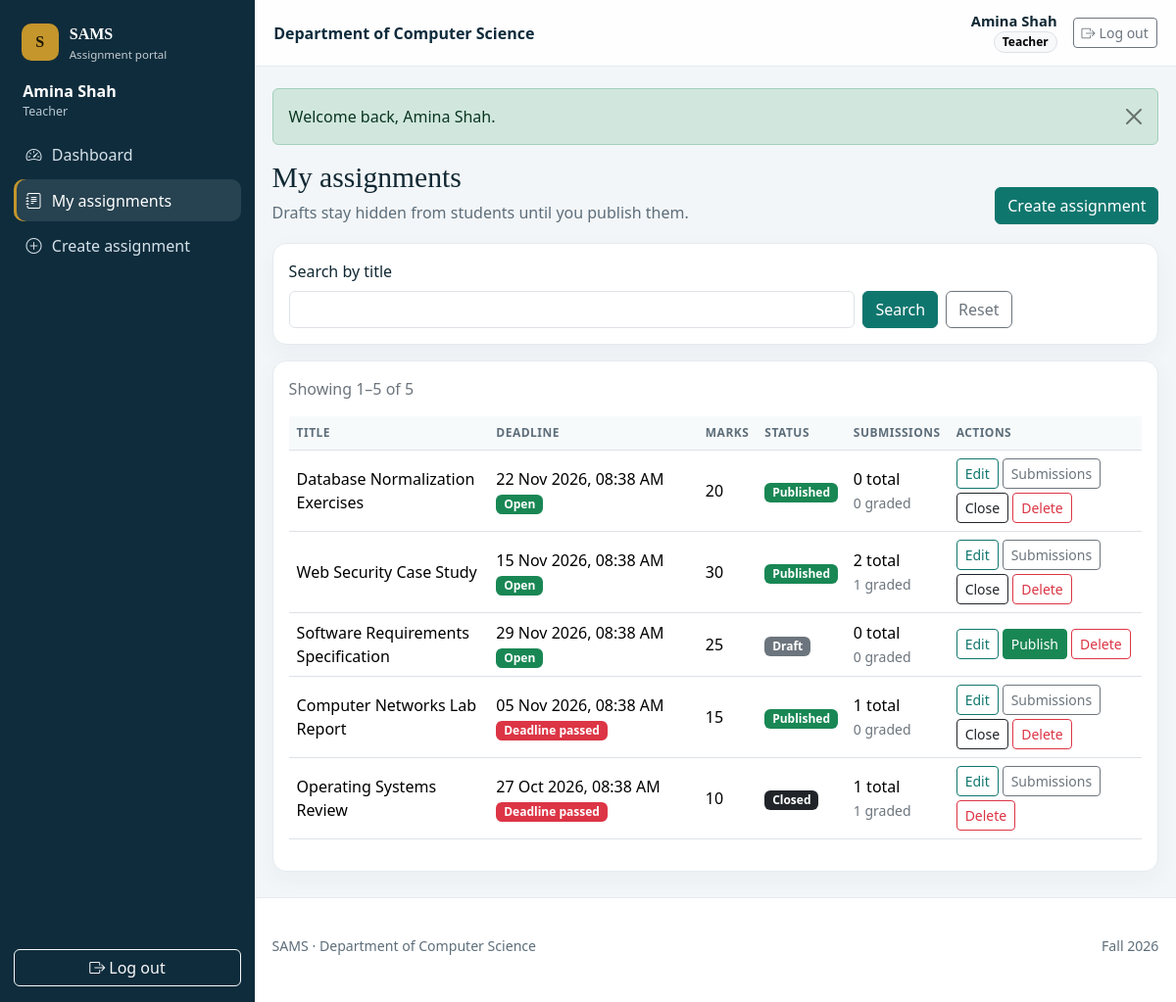
The page /teacher/assignments.php (signed in) on the database its author committed.
### tables this page shows
CREATE TABLE users (
    id INT UNSIGNED NOT NULL AUTO_INCREMENT,
    name VARCHAR(100) NOT NULL,
    email VARCHAR(150) NOT NULL,
    password VARCHAR(255) NOT NULL,
    role ENUM('admin', 'teacher', 'student') NOT NULL,
    status ENUM('active', 'inactive') NOT NULL DEFAULT 'active',
    created_at DATETIME NOT NULL DEFAULT CURRENT_TIMESTAMP,
    updated_at DATETIME NOT NULL DEFAULT CURRENT_TIMESTAMP ON UPDATE CURRENT_TIMESTAMP,
    PRIMARY KEY (id),
    UNIQUE KEY uq_users_email (email),
    KEY idx_users_role (role),
    KEY idx_users_status (status)
);

CREATE TABLE assignments (
    id INT UNSIGNED NOT NULL AUTO_INCREMENT,
    teacher_id INT UNSIGNED NOT NULL,
    title VARCHAR(200) NOT NULL,
    description TEXT NOT NULL,
    deadline DATETIME NOT NULL,
    max_marks DECIMAL(6,2) NOT NULL,
    status ENUM('draft', 'published', 'closed') NOT NULL DEFAULT 'draft',
    created_at DATETIME NOT NULL DEFAULT CURRENT_TIMESTAMP,
    updated_at DATETIME NOT NULL DEFAULT CURRENT_TIMESTAMP ON UPDATE CURRENT_TIMESTAMP,
    PRIMARY KEY (id),
    KEY idx_assignments_teacher (teacher_id),
    KEY idx_assignments_status (status),
    KEY idx_assignments_deadline (deadline),
    CONSTRAINT fk_assignments_teacher FOREIGN KEY (teacher_id) REFERENCES users (id) ON DELETE RESTRICT ON UPDATE CASCADE
);

### teacher/assignments.php (the view, shortened to what the rows shown need)
<?php
require_once __DIR__ . '/../includes/init.php';
require_role('teacher');
$teacherId = (int) current_user()['id'];
$where = 'a.teacher_id = ?';
$params = [$teacherId];
$total = scalar('SELECT COUNT(*) FROM assignments a WHERE ' . $where, $params);
$perPage = 8;
[$page, $pages, $offset] = pager($total, query_int('page', 1), $perPage);
$rows = fetch_all(
    'SELECT a.*,
        (SELECT COUNT(*) FROM submissions s WHERE s.assignment_id = a.id) AS submission_count,
        (SELECT COUNT(*) FROM submissions s WHERE s.assignment_id = a.id AND s.status = \'graded\') AS graded_count
     FROM assignments a
     WHERE ' . $where . '
     ORDER BY a.created_at DESC
     LIMIT ' . $perPage . ' OFFSET ' . $offset,
    $params
);
require __DIR__ . '/../includes/header.php';
page_heading('My assignments', 'Drafts stay hidden from students until you publish them.', '<a class="btn btn-primary" href="' . e(base_url('teacher/create_assignment.php')) . '">Create assignment</a>');
?>
<section class="card-panel">
    <?php if ($rows === []): ?>
        <div class="empty-state"><i class="bi bi-journal-plus"></i>No assignments yet. Create one to get started.</div>
    <?php else: ?>
        <div class="table-responsive">
            <table class="table align-middle">
                <thead><tr><th>Title</th><th>Deadline</th><th>Marks</th><th>Status</th><th>Submissions</th><th>Actions</th></tr></thead>
                <tbody>
                <?php foreach ($rows as $assignment): ?>
                    <?php $id = (int) $assignment['id']; ?>
                    <tr>
                        <td><?= e((string) $assignment['title']) ?></td>
                        <td><?= e(format_dt((string) $assignment['deadline'])) ?> <?= deadline_badge((string) $assignment['deadline']) ?></td>
                        <td><?= e(format_marks($assignment['max_marks'])) ?></td>
                        <td><?= assignment_badge((string) $assignment['status']) ?></td>
                        <td><?= e((string) $assignment['submission_count']) ?> total<br><span class="small text-secondary"><?= e((string) $assignment['graded_count']) ?> graded</span></td>
                        <td>
                            <div class="d-flex flex-wrap gap-1">
                                <a class="btn btn-sm btn-outline-primary" href="<?= e(base_url('teacher/edit_assignment.php?id=' . $id)) ?>">Edit</a>
                                <?php if ((int) $assignment['submission_count'] > 0 || $assignment['status'] !== 'draft'): ?>
                                    <a class="btn btn-sm btn-outline-secondary" href="<?= e(base_url('teacher/submissions.php?assignment_id=' . $id)) ?>">Submissions</a>
                                <?php endif; ?>
                                <?php if ($assignment['status'] === 'draft'): ?>
                                    <form method="post" class="d-inline">
                                        <button class="btn btn-sm btn-success" type="submit">Publish</button>
                                    </form>
                                <?php elseif ($assignment['status'] === 'published'): ?>
                                    <button type="button" class="btn btn-sm btn-outline-dark js-confirm" data-url="<?= e(base_url('teacher/assignments.php')) ?>" data-field="assignment_id" data-id="<?= $id ?>" data-action="close" data-title="Close assignment" data-message="Close this assignment? Students will no longer be able to submit." data-confirm-label="Close assignment" data-confirm-class="btn-dark">Close</button>
                                <?php endif; ?>
                                <button type="button" class="btn btn-sm btn-outline-danger js-confirm" data-url="<?= e(base_url('teacher/delete_assignment.php')) ?>" data-field="assignment_id" data-id="<?= $id ?>" data-action="delete" data-title="Delete assignment" data-message="Delete <?= e((string) $assignment['title']) ?>? Submitted files for this assignment will also be removed." data-confirm-label="Delete assignment" data-confirm-class="btn-danger">Delete</button>
                            </div>
                        </td>
                    </tr>
                <?php endforeach; ?>
                </tbody>
            </table>
        </div>
    <?php endif; ?>
</section>
<?php require __DIR__ . '/../includes/footer.php'; ?>

### includes/header.php (shortened to what the rows shown need)
<?php
require_once __DIR__ . '/navbar.php';
$activeNav = $activeNav ?? '';
$publicLayout = !empty($publicLayout);
$user = current_user();
$siteName = get_setting('site_name', APP_NAME);
$showRegister = registration_open();
?>
<!DOCTYPE html>
<html lang="en">
<head>
    <link rel="stylesheet" href="<?= e(base_url('assets/vendor/bootstrap/css/bootstrap.min.css')) ?>">
    <link rel="stylesheet" href="<?= e(base_url('assets/vendor/bootstrap-icons/bootstrap-icons.min.css')) ?>">
    <link rel="stylesheet" href="<?= e(base_url('assets/css/style.css')) ?>">
</head>
<?php if ($publicLayout): ?>
<body class="layout-public">
<a class="skip-link" href="#content">Skip to content</a>
<div class="public-wrap">
    <nav class="public-nav" aria-label="Public">
        <div class="container public-nav-inner">
            <a class="brand" href="<?= e(base_url('index.php')) ?>">
                <span class="brand-mark">S</span>
                <span><strong><?= e(APP_SHORT) ?></strong><small><?= e($siteName) ?></small></span>
            </a>
            <div class="d-flex gap-2">
                <?php if ($user !== null): ?>
                    <a class="btn btn-sm btn-outline-light" href="<?= e(base_url(dashboard_route())) ?>">Dashboard</a>
                    <?= logout_button('btn btn-sm btn-warning') ?>
                <?php else: ?>
                    <a class="btn btn-sm btn-outline-light" href="<?= e(base_url('auth/login.php')) ?>">Log in</a>
                    <?php if ($showRegister): ?>
                        <a class="btn btn-sm btn-warning" href="<?= e(base_url('auth/register.php')) ?>">Register</a>
                    <?php endif; ?>
                <?php endif; ?>
            </div>
        </div>
    </nav>
    <main id="content" class="container py-4 py-lg-5">
        <?php render_flash(); ?>
<?php else: ?>
<body class="layout-app" data-max-upload="<?= (int) MAX_UPLOAD_BYTES ?>">
<?php render_sidebar($activeNav); ?>
<div class="app-main">
    <header class="topbar">
        <div class="ms-auto d-flex align-items-center gap-3">
            <?php if ($user !== null): ?>
                <div class="text-end d-none d-sm-block">
                    <div class="user-name"><?= e((string) $user['name']) ?></div>
                    <span class="badge rounded-pill text-bg-light border"><?= e(role_label((string) $user['role'])) ?></span>
                </div>
            <?php endif; ?>
        </div>
    </header>
    <main id="content" class="content">
        <div class="container-fluid page-wrap">
<?php endif; ?>

### includes/navbar.php (shortened to what the rows shown need)
<?php
function render_sidebar(string $activeNav): void
{
    $user = current_user();
    echo '<aside class="sidebar d-none d-lg-flex">';
    if ($user !== null) {
        echo '<div class="sidebar-user"><div class="user-name">' . e((string) $user['name']) . '</div><div class="user-role">' . e(role_label((string) $user['role'])) . '</div></div>';
    }
    echo '</aside>';
}

### includes/functions.php (shortened to what the rows shown need)
<?php
function e(null|string|int|float $value): string
{
    return htmlspecialchars((string) $value, ENT_QUOTES | ENT_SUBSTITUTE, 'UTF-8');
}
function normalize_path(string $path): string
{
    $path = str_replace('\\', '/', $path);
    return rtrim($path, '/');
}
function base_url(string $path = ''): string
{
    static $base = null;
    if ($base === null) {
        $base = detect_base_path();
    }
    $path = ltrim($path, '/');
    return ($base === '' ? '' : $base) . '/' . $path;
}
function detect_base_path(): string
{
    $scriptName = str_replace('\\', '/', (string) ($_SERVER['SCRIPT_NAME'] ?? ''));
    $appRoot = realpath(APP_ROOT);
    $scriptFile = realpath((string) ($_SERVER['SCRIPT_FILENAME'] ?? ''));
    $appNorm = normalize_path($appRoot);
    $scriptNorm = normalize_path($scriptFile);
    $relative = substr($scriptNorm, strlen($appNorm));
    $scriptLower = strtolower($scriptName);
    $relativeLower = strtolower($relative);
    if (str_ends_with($scriptLower, $relativeLower)) {
        return rtrim(substr($scriptName, 0, strlen($scriptName) - strlen($relative)), '/');
    }
    return '/sams';
}
function query_int(string $key, int $default = 0): int
{
    $value = $_GET[$key] ?? null;
    if (!is_scalar($value) || preg_match('/^-?\d+$/', (string) $value) !== 1) {
        return $default;
    }
    return (int) $value;
}
function scalar(string $sql, array $params = []): int
{
    $statement = db()->prepare($sql);
    $statement->execute($params);
    return (int) $statement->fetchColumn();
}
function fetch_one(string $sql, array $params = []): ?array
{
    $statement = db()->prepare($sql);
    $statement->execute($params);
    $row = $statement->fetch();
    return $row === false ? null : $row;
}
function fetch_all(string $sql, array $params = []): array
{
    $statement = db()->prepare($sql);
    $statement->execute($params);
    return $statement->fetchAll();
}
function settings(): array
{
    static $all = null;
    if ($all !== null) {
        return $all;
    }
    $rows = db()->query('SELECT setting_key, setting_value FROM settings')->fetchAll();
    $all = [];
    foreach ($rows as $row) {
        $all[(string) $row['setting_key']] = (string) ($row['setting_value'] ?? '');
    }
    return $all;
}
function get_setting(string $key, string $default = ''): string
{
    $all = settings();
    return $all[$key] ?? $default;
}
function format_dt(?string $value): string
{
    $timestamp = strtotime($value);
    return date('d M Y, h:i A', $timestamp);
}
function format_marks(mixed $marks): string
{
    $formatted = number_format((float) $marks, 2, '.', '');
    $trimmed = rtrim(rtrim($formatted, '0'), '.');
    return $trimmed === '' ? '0' : $trimmed;
}
function deadline_passed(string $deadline): bool
{
    $timestamp = strtotime($deadline);
    return $timestamp !== false && $timestamp <= time();
}
function assignment_badge(string $status): string
{
    $map = [
        'draft' => ['secondary', 'Draft'],
        'published' => ['success', 'Published'],
        'closed' => ['dark', 'Closed'],
    ];
    [$class, $label] = $map[$status] ?? ['secondary', ucfirst($status)];
    return '<span class="badge text-bg-' . e($class) . '">' . e($label) . '</span>';
}
function deadline_badge(string $deadline): string
{
    if (deadline_passed($deadline)) {
        return '<span class="badge text-bg-danger">Deadline passed</span>';
    }
    return '<span class="badge text-bg-success">Open</span>';
}
function page_heading(string $title, string $subtitle = '', string $actions = ''): void
{
    echo '<div class="page-heading"><div><h1>' . e($title) . '</h1>';
    echo '</div>';
    echo '</div>';
}
function pager(int $total, int $requestedPage, int $perPage = 10): array
{
    $pages = max(1, (int) ceil($total / $perPage));
    $page = min(max(1, $requestedPage), $pages);
    $offset = ($page - 1) * $perPage;
    return [$page, $pages, $offset];
}

### rows shown on the page
users: name "Amina Shah", role "Teacher"
assignments: title "Database Normalization Exercises", deadline "22 Nov 2026, 08:38 AM", max_marks "20", label "Published", submission_count "0", graded_count "0"
assignments: title "Web Security Case Study", deadline "15 Nov 2026, 08:38 AM", max_marks "30", label "Published", submission_count "2", graded_count "1"
assignments: title "Software Requirements Specification", deadline "29 Nov 2026, 08:38 AM", max_marks "25", label "Draft", submission_count "0", graded_count "0"
assignments: title "Computer Networks Lab Report", deadline "05 Nov 2026, 08:38 AM", shows "Deadline passed", max_marks "15", label "Published", submission_count "1", graded_count "0"
assignments: title "Operating Systems Review", deadline "27 Oct 2026, 08:38 AM", shows "Deadline passed", max_marks "10", label "Closed", submission_count "1", graded_count "1"

### other values the page prints
APP_SHORT "SAMS"
$label "Dashboard"
$label "My assignments"
$label "Create assignment"
$institution !== '' ? $institution : $siteName "Department of Computer Science"
$flash['message'] "Welcome back, Amina Shah."
$title "My assignments"
$subtitle "Drafts stay hidden from students until you publish them."
$actions "Create assignment"
showing_range($page, $perPage, $total) "Showing 1–5 of 5"
$footerInstitution "Department of Computer Science"
$footerYear "Fall 2026"
